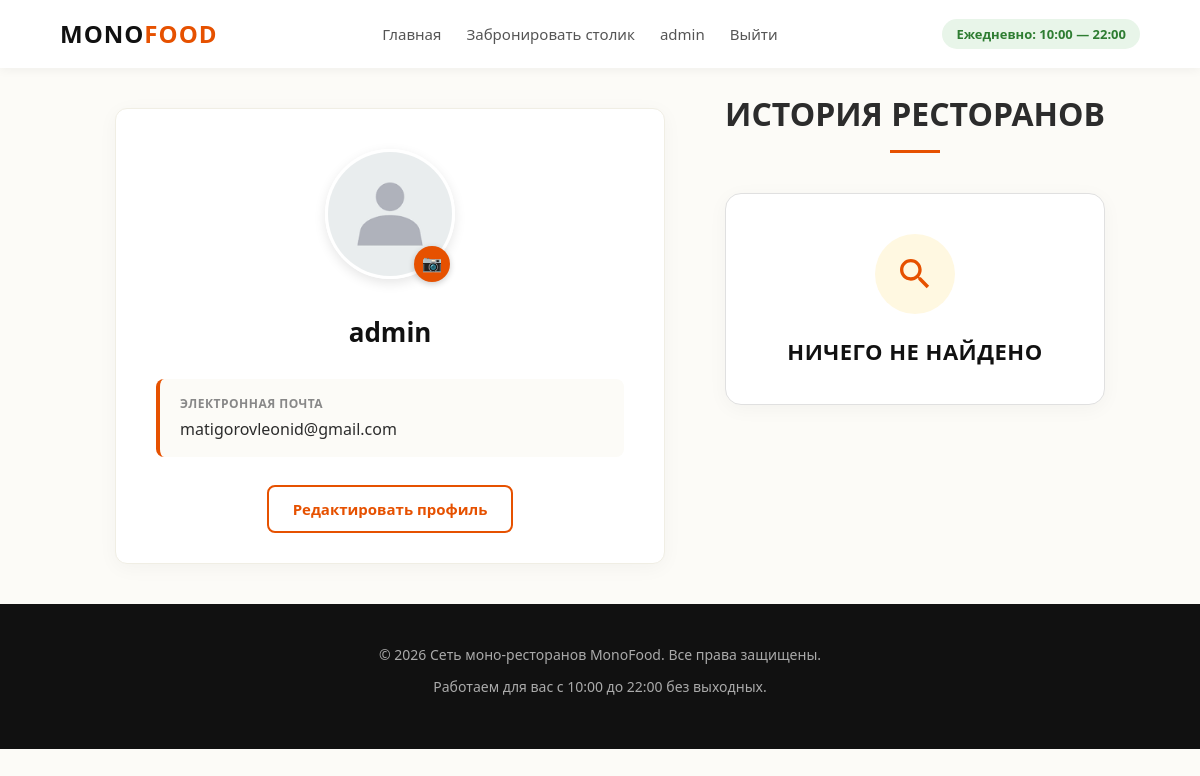
Screenshot of /users/personal_account/ (signed in) with the database file from the repository.
### users/models.py (models this page shows)
class User(AbstractUser):
    image = models.ImageField(upload_to="users_media", blank=True)

### users/views.py (the view)
# urls.py: path('personal_account/', personal_account, name='personal_account'),
def personal_account(request):
    avg = lambda lst: sum(lst) / len(lst)
    context = {
        "title": "Сеть моно-ресторанов | Личный кабинет",
        "restaurants": []
    }
    return render(request, "users/personal_account.html", context=context)

### users/templates/users/personal_account.html
{% extends "bookings/base.html" %}
{% load static %}
{% block css %}
    <link rel="stylesheet" href="{% static 'css/personal_account2.css' %}">
{% endblock %}
{% block content %}
    <main class="container">
        <div class="profile-card">
            <div class="avatar-container">
                <img src="{% if user.image %}{{ user.image.url }}{% else %}{% static 'images.webp' %}{% endif %}" alt="Аватар пользователя" class="avatar-img">
                <a class="btn-change-avatar" href="{% url 'users:change_profile' %}" title="Изменить фото">📷</a>
            </div>
            <div class="profile-info">
                <h1 class="user-name">{{ user.username }}</h1>
                <div class="info-item">
                    <span class="info-label">Электронная почта</span>
                    <span class="info-value">{{ user.email }}</span>
                </div>
                <a class="btn-edit" href="{% url 'users:change_profile' %}">Редактировать профиль</a>
            </div>
        </div>
        <section>
            <h2 class="menu-title">История ресторанов</h2>
            {% if restaurants %}
                <div class="restaurants-grid">
                    {% for restaurant, rating in restaurants %}
                        <a href="{% url 'restaurants:feedback' %}" style="text-decoration: none;">
                            <article class="restaurant-card">
                                <div class="restaurant-img-wrapper">
                                    <img src="/media/{{ restaurant.image }}" alt="Ресторан" class="restaurant-img">
                                    <span class="restaurant-badge">{{ restaurant.category.name }}</span>
                                </div>
                                <div class="restaurant-content">
                                    <div class="restaurant-meta">
                                        <div class="restaurant-rating">
                                            <svg class="star-icon" viewBox="0 0 24 24"><path d="M12 17.27L18.18 21l-1.64-7.03L22 9.24l-7.19-.61L12 2 9.19 8.63 2 9.24l5.46 4.73L5.82 21z"/></svg>
                                            <span>{{ rating }}</span>
                                        </div>
                                    </div>
                                    <p class="restaurant-address">{{ restaurant.address }}</p>
                                </div>
                            </article>
                        </a>
                    {% endfor %}
                </div>
            {% else %}
                <div class="no-results-box">
                    <div class="no-results-icon">
                        <svg viewBox="0 0 24 24" class="search-empty-icon">
                            <path d="M15.5 14h-.79l-.28-.27C15.41 12.59 16 11.11 16 9.5 16 5.91 13.09 3 9.5 3S3 5.91 3 9.5 5.91 16 9.5 16c1.61 0 3.09-.59 4.23-1.57l.27.28v.79l5 4.99L20.49 19l-4.99-5zm-6 0C7.01 14 5 11.99 5 9.5S7.01 5 9.5 5 14 7.01 14 9.5 11.99 14 9.5 14z"/>
                        </svg>
                    </div>
                    <h3 class="no-results-title">Ничего не найдено</h3>
                </div>
            {% endif %}
        </section>
    </main>
{% endblock %}

### bookings/templates/bookings/base.html (shortened to what this page needs)
{% load static %}
<!DOCTYPE html>
<html lang="ru">
<head>
    <link rel="stylesheet" href="{% static 'css/style.css' %}">
    {% block css %}{% endblock %}
</head>
<body>
    <header>
        <div class="container header-box">
            <div class="logo">Mono<span>Food</span></div>
            <nav class="nav-menu">
                <a href="{% url 'index' %}" class="nav-link">Главная</a>
                <a href="{% url 'restaurants:index' %}" class="nav-link">Забронировать столик</a>
                {% if user.is_authenticated %}
                    <a href="{% url 'users:personal_account' %}" class="nav-link">{{ user.username }}</a>
                    <a href="{% url 'users:logout' %}" class="nav-link">Выйти</a>
                {% else %}
                    <a href="{% url 'users:login' %}" class="nav-link">Войти</a>
                    <a href="{% url 'users:register' %}" class="nav-link">Зарегистрироваться</a>
                {% endif %}
            </nav>
            <div class="info-block">
                <span class="work-time">Ежедневно: 10:00 — 22:00</span>
            </div>
        </div>
    </header>
    {% block content %}{% endblock %}
    <footer>
        <div class="container">
            <p>&copy; 2026 Сеть моно-ресторанов MonoFood. Все права защищены.</p>
            <p>Работаем для вас с 10:00 до 22:00 без выходных.</p>
        </div>
    </footer>
</body>
</html>

### static/css/style.css (style rules this page uses)
* { margin: 0; padding: 0; box-sizing: border-box; font-family: 'Segoe UI', Tahoma, Geneva, Verdana, sans-serif; scroll-behavior: smooth; }
body { background-color: #fcfbf7; color: #2c2c2c; line-height: 1.6; }
.container { width: 90%; max-width: 1200px; margin: 0 auto; }
header { background-color: #ffffff; padding: 15px 0; box-shadow: 0 2px 10px rgba(0,0,0,0.05); position: sticky; top: 0; z-index: 100; }
.header-box { display: flex; justify-content: space-between; align-items: center; }
.logo { font-size: 24px; font-weight: bold; text-transform: uppercase; letter-spacing: 1px; color: #111; }
.logo span { color: #e65100; }
.nav-menu { display: flex; gap: 25px; }
.nav-link { text-decoration: none; color: #555; font-weight: 500; font-size: 15px; transition: color 0.2s ease; }
.info-block { text-align: right; }
.work-time { font-weight: 600; color: #2e7d32; background-color: #e8f5e9; padding: 6px 14px; border-radius: 20px; font-size: 13px; }
footer { background-color: #111; color: #aaa; padding: 40px 0; text-align: center; font-size: 14px; }
footer p { margin-bottom: 10px; }

### static/css/personal_account2.css (style rules this page uses)
main { flex: 1; display: flex; align-items: flex-start; justify-content: center; }
.profile-card { background-color: #ffffff; width: 100%; max-width: 550px; padding: 40px; border-radius: 12px; box-shadow: 0 4px 20px rgba(0, 0, 0, 0.04); border: 1px solid #f0eee4; display: flex; flex-direction: column; align-items: center; text-align: center; margin: 40px 60px 40px 20px; }
.avatar-container { position: relative; margin-bottom: 25px; }
.avatar-img { width: 130px; height: 130px; border-radius: 50%; object-fit: cover; border: 3px solid #ffffff; box-shadow: 0 4px 12px rgba(0, 0, 0, 0.1); }
.btn-change-avatar { position: absolute; bottom: 5px; right: 5px; background-color: #e65100; color: #ffffff; border: none; width: 36px; height: 36px; border-radius: 50%; cursor: pointer; font-size: 16px; display: flex; align-items: center; justify-content: center; transition: background-color 0.2s ease, transform 0.2s ease; box-shadow: 0 2px 6px rgba(0, 0, 0, 0.2); text-decoration: none; }
.user-name { font-size: 26px; color: #111111; margin-bottom: 25px; font-weight: 600; }
.profile-info { width: 100%; }
.info-item { text-align: left; background-color: #fcfbf7; padding: 15px 20px; border-radius: 8px; margin-bottom: 40px; border-left: 4px solid #e65100; }
.info-label { display: block; font-size: 12px; text-transform: uppercase; color: #888888; letter-spacing: 0.5px; margin-bottom: 4px; font-weight: 600; }
.info-value { display: block; font-size: 16px; color: #2c2c2c; font-weight: 500; }
.btn-edit { width: 100%; background-color: transparent; color: #e65100; border: 2px solid #e65100; padding: 12px 24px; font-size: 15px; font-weight: 600; border-radius: 8px; cursor: pointer; margin-top: 15px; transition: all 0.2s ease; text-decoration: none; }
.menu-title { text-align: center; font-size: 32px; margin-top: 20px; margin-bottom: 40px; text-transform: uppercase; position: relative; }
.menu-title::after { content: ''; display: block; width: 50px; height: 3px; background-color: #e65100; margin: 10px auto 0; }
.no-results-box { background-color: #ffffff; border-radius: 16px; box-shadow: 0 4px 20px rgba(0,0,0,0.04); padding: 40px 30px 35px; text-align: center; max-width: 500px; margin: 40px auto 60px; border: 1px solid #e0e0e0; }
.no-results-icon { width: 80px; height: 80px; background-color: #fff8e1; border-radius: 50%; display: flex; align-items: center; justify-content: center; margin: 0 auto 20px; }
.search-empty-icon { width: 40px; height: 40px; fill: #e65100; }
.no-results-title { font-size: 22px; font-weight: 600; color: #111; margin-bottom: 0; text-transform: uppercase; letter-spacing: 0.5px; }

### rows the page displays
User: username "admin", image (picture), email "matigorovleonid@gmail.com"
